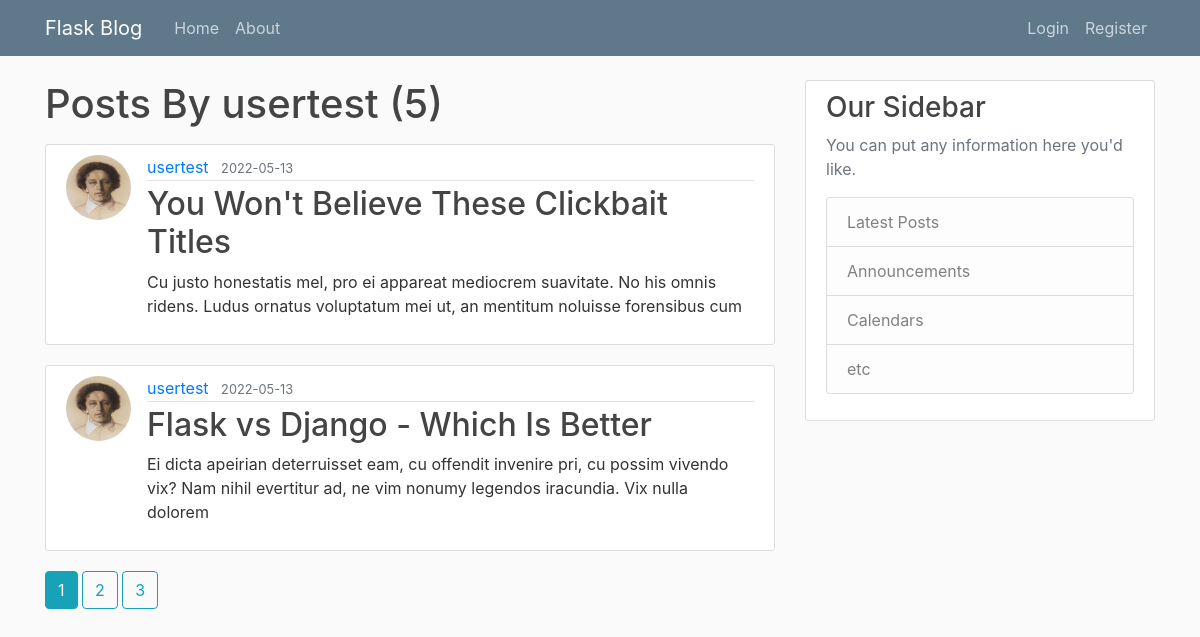
Screenshot of /user/usertest with the database file from the repository.
### flaskproject/models.py (models this page shows, shortened)
class User(db.Model, UserMixin):
    id = db.Column(db.Integer, primary_key=True)
    username = db.Column(db.String(20), unique=True, nullable=False)
    email = db.Column(db.String(120), unique=True, nullable=False)
    image_file =  db.Column(db.String(20), nullable=False, default='default.jpg')
    password = db.Column(db.String(60), nullable=False)
    posts = db.relationship('Post', backref='author', lazy=True)

class Post(db.Model):
    id = db.Column(db.Integer, primary_key=True)
    title = db.Column(db.String(120), nullable=False)
    date_posted = db.Column(db.DateTime, nullable=False, default=datetime.utcnow)
    content = db.Column(db.Text, nullable=False)
    user_id = db.Column(db.Integer, db.ForeignKey('user.id'), nullable=False)

### flaskproject/routs.py (the view)
@app.route("/user/<string:username>")
def user_posts(username):
    page = request.args.get('page', 1, type=int)
    user = User.query.filter_by(username=username).first_or_404()
    posts = Post.query.filter_by(author=user)\
         .order_by(Post.date_posted.desc())\
        .paginate(page = page, per_page=2)
    return render_template('user_posts.html', posts=posts, user=user)

### flaskproject/templates/user_posts.html (shortened to what this page needs)
{% extends "layout.html" %}
{% block content %}
    <h1 class="mb-3">Posts By {{user.username}} ({{ posts.total }})</h1>
    {% for post in posts.items %}
        <article class="media content-section">
          <img class="rounded-circle article-img" src="{{ url_for('static', filename='profile_pics/' + post.author.image_file)}}">
          <div class="media-body">
            <div class="article-metadata">
              <a class="mr-2" href="{{ url_for('user_posts', username=post.author.username) }}">{{ post.author.username }}</a>
              <small class="text-muted">{{ post.date_posted.strftime('%Y-%m-%d') }}</small>
            </div>
            <h2><a class="article-title" href="{{url_for('post', post_id=post.id)}}">{{ post.title }}</a></h2>
            <p class="article-content">{{ post.content }}</p>
          </div>
        </article>
    {% endfor %}
    {% for page_num in posts.iter_pages(left_edge=1, right_edge=1, left_current=1, right_current=2) %}
      {% if page_num %}
        {% if posts.page == page_num%}
          <a class='btn btn-info mb-4'href="{{url_for('user_posts',username=user.username, page=page_num)}}">{{ page_num}}</a>
        {% else %}
        <a class='btn btn-outline-info mb-4'href="{{url_for('user_posts',username=user.username, page=page_num)}}">{{ page_num}}</a>
        {% endif %}
      {% endif %}
    {% endfor %}
{% endblock content %}

### flaskproject/static/main.css (style rules this page uses)
body { background: #fafafa; color: #333333; margin-top: 5rem; }
h1, h2, h3, h4, h5, h6 { color: #444444; }
.content-section { background: #ffffff; padding: 10px 20px; border: 1px solid #dddddd; border-radius: 3px; margin-bottom: 20px; }
.article-title { color: #444444; }
.article-content { white-space: pre-line; }
.article-img { height: 65px; width: 65px; margin-right: 16px; }
.article-metadata { padding-bottom: 1px; margin-bottom: 4px; border-bottom: 1px solid #e3e3e3 }

### rows the page displays
User: username "usertest"
Post: image_file (placeholder picture), author.username "usertest", date_posted "2022-05-13", title "You Won't Believe These Clickbait Titles", content "Cu justo honestatis mel, pro ei appareat mediocrem suavitate. No his omnis ridens. Ludus ornatus voluptatum mei ut, an mentitum noluisse forensibus cum"
Post: image_file (placeholder picture), author.username "usertest", date_posted "2022-05-13", title "Flask vs Django - Which Is Better", content "Ei dicta apeirian deterruisset eam, cu offendit invenire pri, cu possim vivendo vix? Nam nihil evertitur ad, ne vim nonumy legendos iracundia. Vix nulla dolorem"

### other values shown
{{ posts.total }} "5"
{{ page_num }} "1"
{{ page_num }} "2" "3"
